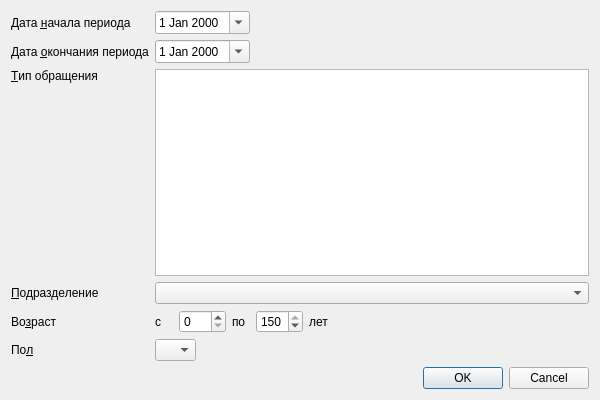
<?xml version="1.0" encoding="UTF-8"?>
<ui version="4.0">
 <class>SetupDialog</class>
 <widget class="QDialog" name="SetupDialog">
  <property name="geometry">
   <rect>
    <x>0</x>
    <y>0</y>
    <width>600</width>
    <height>400</height>
   </rect>
  </property>
  <property name="windowTitle">
   <string>Dialog</string>
  </property>
  <layout class="QGridLayout" name="gridLayout">
   <item row="0" column="0">
    <widget class="QLabel" name="lblBegDate">
     <property name="text">
      <string>Дата &amp;начала периода</string>
     </property>
     <property name="buddy">
      <cstring>edtBegDate</cstring>
     </property>
    </widget>
   </item>
   <item row="1" column="0">
    <widget class="QLabel" name="lblEndDate">
     <property name="text">
      <string>Дата &amp;окончания периода</string>
     </property>
     <property name="buddy">
      <cstring>edtEndDate</cstring>
     </property>
    </widget>
   </item>
   <item row="2" column="0">
    <widget class="QLabel" name="lblEventType">
     <property name="text">
      <string>&amp;Тип обращения</string>
     </property>
     <property name="alignment">
      <set>Qt::AlignLeading|Qt::AlignLeft|Qt::AlignTop</set>
     </property>
     <property name="buddy">
      <cstring>lstEventTypes</cstring>
     </property>
    </widget>
   </item>
   <item row="2" column="1" colspan="7">
    <widget class="CRBListBox" name="lstEventTypes"/>
   </item>
   <item row="3" column="0">
    <widget class="QLabel" name="lblOrgStructure">
     <property name="text">
      <string>&amp;Подразделение</string>
     </property>
     <property name="buddy">
      <cstring>cmbOrgStructure</cstring>
     </property>
    </widget>
   </item>
   <item row="4" column="0">
    <widget class="QLabel" name="lblAge">
     <property name="text">
      <string>Во&amp;зраст</string>
     </property>
     <property name="buddy">
      <cstring>edtAgeFrom</cstring>
     </property>
    </widget>
   </item>
   <item row="4" column="2" colspan="2">
    <widget class="QSpinBox" name="edtAgeFrom">
     <property name="sizePolicy">
      <sizepolicy hsizetype="Preferred" vsizetype="Fixed">
       <horstretch>0</horstretch>
       <verstretch>0</verstretch>
      </sizepolicy>
     </property>
     <property name="suffix">
      <string/>
     </property>
     <property name="maximum">
      <number>150</number>
     </property>
    </widget>
   </item>
   <item row="4" column="4">
    <widget class="QLabel" name="lblAgeTo">
     <property name="text">
      <string>по</string>
     </property>
     <property name="buddy">
      <cstring>edtAgeTo</cstring>
     </property>
    </widget>
   </item>
   <item row="4" column="5">
    <widget class="QSpinBox" name="edtAgeTo">
     <property name="sizePolicy">
      <sizepolicy hsizetype="Preferred" vsizetype="Fixed">
       <horstretch>0</horstretch>
       <verstretch>0</verstretch>
      </sizepolicy>
     </property>
     <property name="maximum">
      <number>150</number>
     </property>
     <property name="value">
      <number>150</number>
     </property>
    </widget>
   </item>
   <item row="4" column="6">
    <widget class="QLabel" name="lblAgeYears">
     <property name="text">
      <string>лет</string>
     </property>
    </widget>
   </item>
   <item row="4" column="7">
    <spacer name="spacer">
     <property name="orientation">
      <enum>Qt::Horizontal</enum>
     </property>
     <property name="sizeHint" stdset="0">
      <size>
       <width>196</width>
       <height>20</height>
      </size>
     </property>
    </spacer>
   </item>
   <item row="5" column="0">
    <widget class="QLabel" name="lblSex">
     <property name="text">
      <string>По&amp;л</string>
     </property>
     <property name="buddy">
      <cstring>cmbSex</cstring>
     </property>
    </widget>
   </item>
   <item row="6" column="7">
    <widget class="QDialogButtonBox" name="buttonBox">
     <property name="orientation">
      <enum>Qt::Horizontal</enum>
     </property>
     <property name="standardButtons">
      <set>QDialogButtonBox::Cancel|QDialogButtonBox::Ok</set>
     </property>
    </widget>
   </item>
   <item row="3" column="1" colspan="7">
    <widget class="COrgStructureComboBox" name="cmbOrgStructure"/>
   </item>
   <item row="4" column="1">
    <widget class="QLabel" name="lblAgeFrom">
     <property name="text">
      <string>с</string>
     </property>
     <property name="buddy">
      <cstring>edtAgeFrom</cstring>
     </property>
    </widget>
   </item>
   <item row="5" column="1" colspan="2">
    <widget class="QComboBox" name="cmbSex">
     <property name="sizePolicy">
      <sizepolicy hsizetype="Maximum" vsizetype="Fixed">
       <horstretch>0</horstretch>
       <verstretch>0</verstretch>
      </sizepolicy>
     </property>
     <item>
      <property name="text">
       <string/>
      </property>
     </item>
     <item>
      <property name="text">
       <string>М</string>
      </property>
     </item>
     <item>
      <property name="text">
       <string>Ж</string>
      </property>
     </item>
    </widget>
   </item>
   <item row="0" column="5" colspan="3">
    <spacer name="horizontalSpacer">
     <property name="orientation">
      <enum>Qt::Horizontal</enum>
     </property>
     <property name="sizeHint" stdset="0">
      <size>
       <width>40</width>
       <height>20</height>
      </size>
     </property>
    </spacer>
   </item>
   <item row="0" column="1" colspan="4">
    <widget class="CDateEdit" name="edtBegDate">
     <property name="calendarPopup">
      <bool>true</bool>
     </property>
    </widget>
   </item>
   <item row="1" column="1" colspan="4">
    <widget class="CDateEdit" name="edtEndDate">
     <property name="calendarPopup">
      <bool>true</bool>
     </property>
    </widget>
   </item>
  </layout>
 </widget>
 <customwidgets>
  <customwidget>
   <class>CDateEdit</class>
   <extends>QDateEdit</extends>
   <header>library/DateEdit</header>
  </customwidget>
  <customwidget>
   <class>COrgStructureComboBox</class>
   <extends>QComboBox</extends>
   <header>Orgs/OrgStructComboBoxes.h</header>
  </customwidget>
  <customwidget>
   <class>CRBListBox</class>
   <extends>QListView</extends>
   <header>library/RBListBox.h</header>
  </customwidget>
 </customwidgets>
 <tabstops>
  <tabstop>edtBegDate</tabstop>
  <tabstop>edtEndDate</tabstop>
  <tabstop>lstEventTypes</tabstop>
  <tabstop>cmbOrgStructure</tabstop>
  <tabstop>edtAgeFrom</tabstop>
  <tabstop>edtAgeTo</tabstop>
  <tabstop>cmbSex</tabstop>
  <tabstop>buttonBox</tabstop>
 </tabstops>
 <resources/>
 <connections>
  <connection>
   <sender>buttonBox</sender>
   <signal>accepted()</signal>
   <receiver>SetupDialog</receiver>
   <slot>accept()</slot>
   <hints>
    <hint type="sourcelabel">
     <x>568</x>
     <y>378</y>
    </hint>
    <hint type="destinationlabel">
     <x>157</x>
     <y>274</y>
    </hint>
   </hints>
  </connection>
  <connection>
   <sender>buttonBox</sender>
   <signal>rejected()</signal>
   <receiver>SetupDialog</receiver>
   <slot>reject()</slot>
   <hints>
    <hint type="sourcelabel">
     <x>590</x>
     <y>384</y>
    </hint>
    <hint type="destinationlabel">
     <x>286</x>
     <y>274</y>
    </hint>
   </hints>
  </connection>
 </connections>
</ui>
